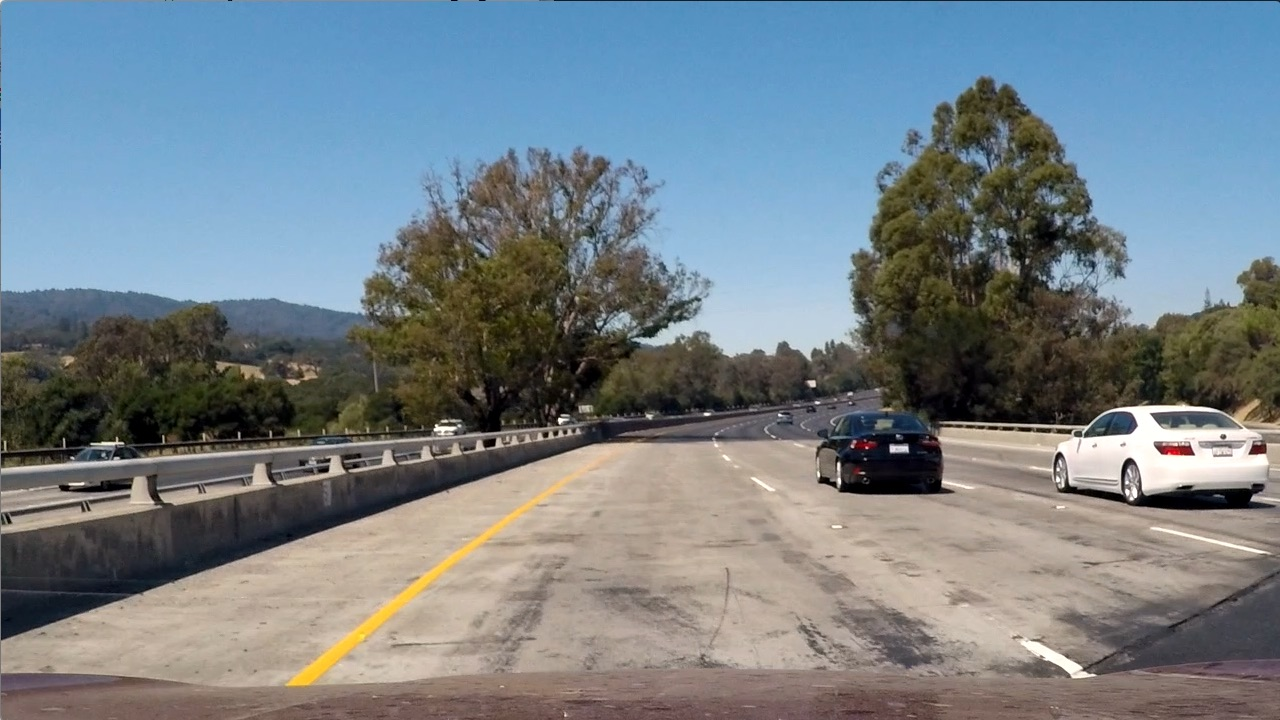
#> input picture Advanced Operation on Lane Lines/TEST_IMAGES/test1.jpg, 1280 x 720 px
$ python Advenced_Lane_Line_Detection_Pipeline.py   (older library calls are emulated)
#> lines starting #> are read from the running program, lines starting #| are printed output that depends on the picture; after the words box and inside, x2 and y2 are one past the last pixel; in counts of white or black regions, pixels touching at a corner belong together
import pickle
import cv2
import numpy as np
import matplotlib.pyplot as plt
from scipy import signal
from moviepy.editor import VideoFileClip
from IPython.display import HTML

with open("Camera_Calibration_Result.p", mode='rb') as f:
#> (reads Advanced Operation on Lane Lines/Camera_Calibration_Result.p from the repository)
    camera_calib = pickle.load(f)
mtx = camera_calib["cameraMatrix"]
dist = camera_calib["distCoeffs"]
prev_left_coeffs = None
prev_right_coeffs = None

def abs_sobel_thresh(img, orient='x', thresh=(0, 255)):
    # 1) Convert to grayscale
    gray = cv2.cvtColor(img, cv2.COLOR_RGB2GRAY)
    # 2) Take the derivative in x or y given orient = 'x' or 'y'
    if orient == 'x':
        derivative = cv2.Sobel(gray, cv2.CV_64F, 1, 0)
    elif orient == 'y':
        derivative = cv2.Sobel(gray, cv2.CV_64F, 0, 1)
    else:
        print("Error: orient must be either x or y.")
        derivative = 0
    # 3) Take the absolute value of the derivative or gradient
    abs_derivative = np.absolute(derivative)
    # 4) Scale to 8-bit (0 - 255) then convert to type = np.uint8
    scaled_sobel = np.uint8(255 * abs_derivative / np.max(abs_derivative))
    # 5) Create a mask of 1's where the scaled gradient magnitude is > thresh_min and < thresh_max
    # So there are 1s where #s are within our thresholds and 0s otherwise.
    grad_binary = np.zeros_like(scaled_sobel)
    grad_binary[(scaled_sobel >= thresh[0]) & (scaled_sobel <= thresh[1])] = 1
    # 6) Return this mask as your binary_output image
    return grad_binary

def mag_thresh(img, mag_thresh=(0, 255)):
    # 1) Convert to grayscale
    gray = cv2.cvtColor(img, cv2.COLOR_RGB2GRAY)
    # 2) Take the gradient in x and y separately
    sobelx = cv2.Sobel(gray, cv2.CV_64F, 1, 0)
    sobely = cv2.Sobel(gray, cv2.CV_64F, 0, 1)
    # 3) Calculate the magnitude
    abs_sobelxy = np.sqrt(sobelx ** 2 + sobely ** 2)
    # 5) Scale to 8-bit (0 - 255) and convert to type = np.uint8
    scaled_sobel = np.uint8(255 * abs_sobelxy / np.max(abs_sobelxy))
    # 6) Create a binary mask where mag thresholds are met
    mag_binary = np.zeros_like(scaled_sobel)
    mag_binary[(scaled_sobel >= mag_thresh[0]) & (scaled_sobel <= mag_thresh[1])] = 1
    # 7) Return this mask as your binary_output image
    return mag_binary

def dir_threshold(image, sobel_kernel=3, thresh=(0, np.pi / 2)):
    # 1) Convert to grayscale
    gray = cv2.cvtColor(image, cv2.COLOR_RGB2GRAY)
    # 2) Take the gradient in x and y separately
    sobelx = cv2.Sobel(gray, cv2.CV_64F, 1, 0, ksize=sobel_kernel)
    sobely = cv2.Sobel(gray, cv2.CV_64F, 0, 1, ksize=sobel_kernel)
    # 3) Take the absolute value of the x and y gradients
    abs_sobelx = np.absolute(sobelx)
    abs_sobely = np.absolute(sobely)
    # 4) Use np.arctan2(abs_sobely, abs_sobelx) to calculate the direction of the gradient
    abs_grad_dir = np.arctan2(abs_sobely, abs_sobelx)
    # 5) Create a binary mask where direction thresholds are met
    dir_binary = np.zeros_like(abs_grad_dir)
    dir_binary[(abs_grad_dir >= thresh[0]) & (abs_grad_dir <= thresh[1])] = 1
    # 6) Return this mask as your binary_output image
    return dir_binary

def apply_thresholds(image, ksize=3):
    # Apply each of the thresholding functions
    gradx = abs_sobel_thresh(image, orient='x', thresh=(150, 255))
    grady = abs_sobel_thresh(image, orient='y', thresh=(70, 200))
    mag_binary = mag_thresh(image, mag_thresh=(70, 255))
    dir_binary = dir_threshold(image, sobel_kernel=ksize, thresh=(0.1, 1.5))
    # Combine thresholds
    combined = np.zeros_like(dir_binary)
    combined[((gradx == 1) & (grady == 1)) | ((mag_binary == 1) & (dir_binary == 1))] = 1
    return combined

def plausible_curvature(left_curverad, right_curverad):
    if right_curverad < 500 or left_curverad < 500:
        return False
    else:
        return True

def plausible_continuation_of_traces(left_coeffs, right_coeffs, prev_left_coeffs, prev_right_coeffs):
    if prev_left_coeffs == None or prev_right_coeffs == None:
        return True
    b_left = np.absolute(prev_left_coeffs[1] - left_coeffs[1])
    b_right = np.absolute(prev_right_coeffs[1] - right_coeffs[1])
    if b_left > 0.5 or b_right > 0.5:
        return False
    else:
        return True


def apply_threshold_v2(image, x_grad_thresh=(20,100), s_thresh=(170,255)):
    # Grayscale image
    gray = cv2.cvtColor(image, cv2.COLOR_RGB2GRAY)
    # Sobel x
    sobelx = cv2.Sobel(gray, cv2.CV_64F, 1, 0) # Take the derivative in x
    abs_sobelx = np.absolute(sobelx) # Absolute x derivative to accentuate lines away from horizontal
    scaled_sobel = np.uint8(255*abs_sobelx/np.max(abs_sobelx))
    # Threshold x gradient
    sxbinary = np.zeros_like(scaled_sobel)
    sxbinary[(scaled_sobel >= x_grad_thresh[0]) & (scaled_sobel <= x_grad_thresh[1])] = 1
    # Threshold colour channel
    # Convert to HLS colour space and separate the S channel
    # image is the undistorted image
    hls = cv2.cvtColor(image, cv2.COLOR_RGB2HLS)
    s_channel = hls[:,:,2]
    # Threshold colour channel
    s_binary = np.zeros_like(s_channel)
    s_binary[(s_channel >= s_thresh[0]) & (s_channel <= s_thresh[1])] = 1
    # Stack each channel to view their individual contributions in green and blue respectively
    # This returns a stack of the two binary images, whose components you can see as different colors
    color_binary = np.dstack(( np.zeros_like(sxbinary), sxbinary, s_binary))
    # Combine the two binary thresholds
    combined_binary = np.zeros_like(sxbinary)
    combined_binary[(s_binary == 1) | (sxbinary == 1)] = 1
    return combined_binary

def get_pixel_in_window(image, x_center, y_center, size):
    # image: binary image
    # x_center: x coordinate of the window center
    # y_center: y coordinate of the window center
    # size: size of the window in pixel
    # return: x, y of detected pixels
    half_size = size // 2
    window = image[int(y_center - half_size):int(y_center + half_size), int(x_center - half_size):int(x_center + half_size)]
    x, y = (window.T == 1).nonzero()
    x = x + x_center - half_size
    y = y + y_center - half_size
    return x, y

def collapse_into_single_arrays(leftx, lefty, rightx, righty):
    leftx = [x for array in leftx for x in array]
    lefty = [x for array in lefty for x in array]
    rightx = [x for array in rightx for x in array]
    righty = [x for array in righty for x in array]
    leftx = np.array(leftx)
    lefty = np.array(lefty)
    rightx = np.array(rightx)
    righty = np.array(righty)
    return leftx, lefty, rightx, righty

def histogram_pixels(warped_thresholded_image, offset=50, steps=6, window_radius=200, median_filter_kernel_size=51, horizontal_offset=50):
    # Initialize arrays
    left_x = []
    left_y = []
    right_x = []
    right_y = []
    # Parameters
    height = warped_thresholded_image.shape[0]
    offset_height = height - offset
    width = warped_thresholded_image.shape[1]
    half_frame = warped_thresholded_image.shape[1] // 2
    pixels_per_step = offset_height / steps
    for step in range(steps):
        left_x_window_centres = []
        right_x_window_centres = []
        y_window_centres = []
        # Define the window (horizontal slice)
        window_start_y = height - (step * pixels_per_step) + offset
        window_end_y = window_start_y - pixels_per_step + offset
        # Take a count of all the pixels at each x-value in the horizontal slice
        histogram = np.sum(warped_thresholded_image[int(window_end_y):int(window_start_y), int(horizontal_offset):int(width - horizontal_offset)], axis=0)
        # plt.plot(histogram)
        # Smoothen the histogram
        histogram_smooth = signal.medfilt(histogram, median_filter_kernel_size)
        # plt.plot(histogram_smooth)
        # Identify the left and right peaks
        left_peaks = np.array(signal.find_peaks_cwt(histogram_smooth[:half_frame], np.arange(1, 10)))
        right_peaks = np.array(signal.find_peaks_cwt(histogram_smooth[half_frame:], np.arange(1, 10)))
        if len(left_peaks) > 0:
            left_peak = max(left_peaks)
            left_x_window_centres.append(left_peak)
        if len(right_peaks) > 0:
            right_peak = max(right_peaks) + half_frame
            right_x_window_centres.append(right_peak)
        # Add coordinates to window centres
        if len(left_peaks) > 0 or len(right_peaks) > 0:
            y_window_centres.append((window_start_y + window_end_y) // 2)
        # Get pixels in the left window
        for left_x_centre, y_centre in zip(left_x_window_centres, y_window_centres):
            left_x_additional, left_y_additional = get_pixel_in_window(warped_thresholded_image, left_x_centre, y_centre, window_radius)
            # plt.scatter(left_x_additional, left_y_additional)
            # Add pixels to list
            left_x.append(left_x_additional)
            left_y.append(left_y_additional)
        # Get pixels in the right window
        for right_x_centre, y_centre in zip(right_x_window_centres, y_window_centres):
            right_x_additional, right_y_additional = get_pixel_in_window(warped_thresholded_image, right_x_centre, y_centre, window_radius)
            # plt.scatter(right_x_additional, right_y_additional)
            # Add pixels to list
            right_x.append(right_x_additional)
            right_y.append(right_y_additional)
    if len(right_x) == 0 or len(left_x) == 0:
        print("Init no peaks for left or right")
        print("left_x: ", left_x)
        print("right_x: ", right_x)
        horizontal_offset = 0
        left_x = []
        left_y = []
        right_x = []
        right_y = []
        for step in range(steps):
            left_x_window_centres = []
            right_x_window_centres = []
            y_window_centres = []
            # Define the window (horizontal slice)
            window_start_y = height - (step * pixels_per_step) + offset
            window_end_y = window_start_y - pixels_per_step + offset
            # Take a count of all the pixels at each x-value in the horizontal slice
            histogram = np.sum(warped_thresholded_image[int(window_end_y):int(window_start_y), int(horizontal_offset):int(width - horizontal_offset)], axis=0)
            # plt.plot(histogram)
            # Smoothen the histogram
            histogram_smooth = signal.medfilt(histogram, median_filter_kernel_size)
            # plt.plot(histogram_smooth)
            # Identify the left and right peaks
            left_peaks = np.array(signal.find_peaks_cwt(histogram_smooth[:half_frame], np.arange(1, 10)))
            right_peaks = np.array(signal.find_peaks_cwt(histogram_smooth[half_frame:], np.arange(1, 10)))
            if len(left_peaks) > 0:
                left_peak = max(left_peaks)
                left_x_window_centres.append(left_peak)
            if len(right_peaks) > 0:
                right_peak = max(right_peaks) + half_frame
                right_x_window_centres.append(right_peak)
            # Add coordinates to window centres
            if len(left_peaks) > 0 or len(right_peaks) > 0:
                y_window_centres.append((window_start_y + window_end_y) // 2)
            # Get pixels in the left window
            for left_x_centre, y_centre in zip(left_x_window_centres, y_window_centres):
                left_x_additional, left_y_additional = get_pixel_in_window(warped_thresholded_image, left_x_centre, y_centre, window_radius)
                # plt.scatter(left_x_additional, left_y_additional)
                # Add pixels to list
                left_x.append(left_x_additional)
                left_y.append(left_y_additional)
            # Get pixels in the right window
            for right_x_centre, y_centre in zip(right_x_window_centres, y_window_centres):
                right_x_additional, right_y_additional = get_pixel_in_window(warped_thresholded_image, right_x_centre, y_centre, window_radius)
                # plt.scatter(right_x_additional, right_y_additional)
                # Add pixels to list
                right_x.append(right_x_additional)
                right_y.append(right_y_additional)
    return collapse_into_single_arrays(left_x, left_y, right_x, right_y)

def fit_second_order_poly(indep, dep, return_coeffs=False):
    fit = np.polyfit(indep, dep, 2)
    fitdep = fit[0]*indep**2 + fit[1]*indep + fit[2]
    if return_coeffs == True:
        return fitdep, fit
    else:
        return fitdep

def draw_poly(image, poly, poly_coeffs, steps, color=[255, 0, 0], thickness=10, dashed=False):
    image_height = image.shape[0]
    pixels_per_step = image_height // steps
    for i in range(steps):
        start = i * pixels_per_step
        end = start + pixels_per_step
        start_point = (int(poly(start, poly_coeffs=poly_coeffs)), start)
        end_point = (int(poly(end, poly_coeffs=poly_coeffs)), end)
        if dashed == False or i % 2 == 1:
            image = cv2.line(image, end_point, start_point, color, thickness)
    return image

def lane_poly(yval, poly_coeffs):
    # Returns x value for poly given a y-value. (x = Ay^2 + By + C)
    return poly_coeffs[0]*yval**2 + poly_coeffs[1]*yval + poly_coeffs[2]

def evaluate_poly(indep, poly_coeffs):
    return poly_coeffs[0]*indep**2 + poly_coeffs[1]*indep + poly_coeffs[2]

def highlight_lane_line_area(mask_template, left_poly, right_poly, start_y=0, end_y =720):
    area_mask = mask_template
    for y in range(start_y, end_y):
        left = evaluate_poly(y, left_poly)
        right = evaluate_poly(y, right_poly)
        area_mask[y][int(left):int(right)] = 1
    return area_mask

def center(y, left_poly, right_poly):
    return (1.5 * evaluate_poly(y, left_poly) - evaluate_poly(y, right_poly)) / 2

def add_figures_to_image(image, curvature, vehicle_position, min_curvature, left_coeffs=(0,0,0), right_coeffs=(0,0,0)):
    # Convert from pixels to meters
    vehicle_position = vehicle_position / 12800 * 3.7
    curvature = curvature / 128 * 3.7
    min_curvature = min_curvature / 128 * 3.7
    font = cv2.FONT_HERSHEY_SIMPLEX
    cv2.putText(image, 'Radius of Curvature = %d(m)' % curvature, (50, 50), font, 1, (255, 255, 255), 2)
    left_or_right = "Left" if vehicle_position < 0 else "Right"
    cv2.putText(image, 'Vehicle is %.2fm %s of Center' % (np.abs(vehicle_position), left_or_right), (50, 100), font, 1, (255, 255, 255), 2)
    cv2.putText(image, 'Min Radius of Curvature = %d(m)' % min_curvature, (50, 150), font, 1, (255, 255, 255), 2)
    cv2.putText(image, 'Left Poly Coefficients = %.3f %.3f %.3f' % (left_coeffs[0], left_coeffs[1], left_coeffs[2]), (50, 200), font, 1, (255, 255, 255), 2)
    cv2.putText(image, 'Right Poly Coefficients = %.3f %.3f %.3f' % (right_coeffs[0], right_coeffs[1], right_coeffs[2]), (50, 250), font, 1, (255, 255, 255), 2)

def image_pipeline(file, filepath=False):
#> called with file = 'TEST_IMAGES/test1.jpg', filepath = True
    global prev_left_coeffs
    global prev_right_coeffs
    plt.clf()
#> (this line was passed over: IPython is not available in this run)
    if filepath == True:
        # Read in image
        raw = cv2.imread(file)
#> raw is the input picture: shape (720, 1280, 3); mean B, G, R 135.5, 128.7, 117.5
    else:
        raw = file
    # Parameters
    imshape = raw.shape
    src = np.float32([[120, 720], [550, 470], [700, 470], [1160, 720]])
    dst = np.float32([[200, 720], [200, 0], [1080, 0], [1080, 720]])
    M = cv2.getPerspectiveTransform(src, dst)
    Minv = cv2.getPerspectiveTransform(dst, src)
    blank_canvas = np.zeros((720, 1280))
    colour_canvas = cv2.cvtColor(blank_canvas.astype(np.uint8), cv2.COLOR_GRAY2RGB)
#> colour_canvas: shape (720, 1280, 3); every value is 0
    # Apply distortion correction to raw image
    image = cv2.undistort(raw, mtx, dist, None, mtx)
    # Option I
    combined = apply_thresholds(image)
#> in abs_sobel_thresh, `gray = cv2.cvtColor(img, cv2.COLOR_RGB2GRAY)`:
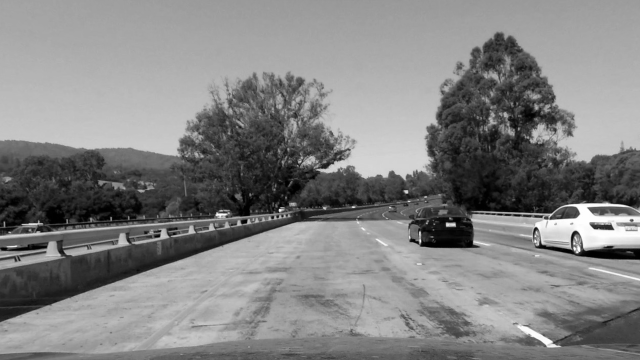
#> gray: shape (720, 1280) (shown at 1/2 size); min 0, max 255, mean 130.7
#> in apply_thresholds, `gradx = abs_sobel_thresh(image, orient='x', thresh=(150, 255))`:
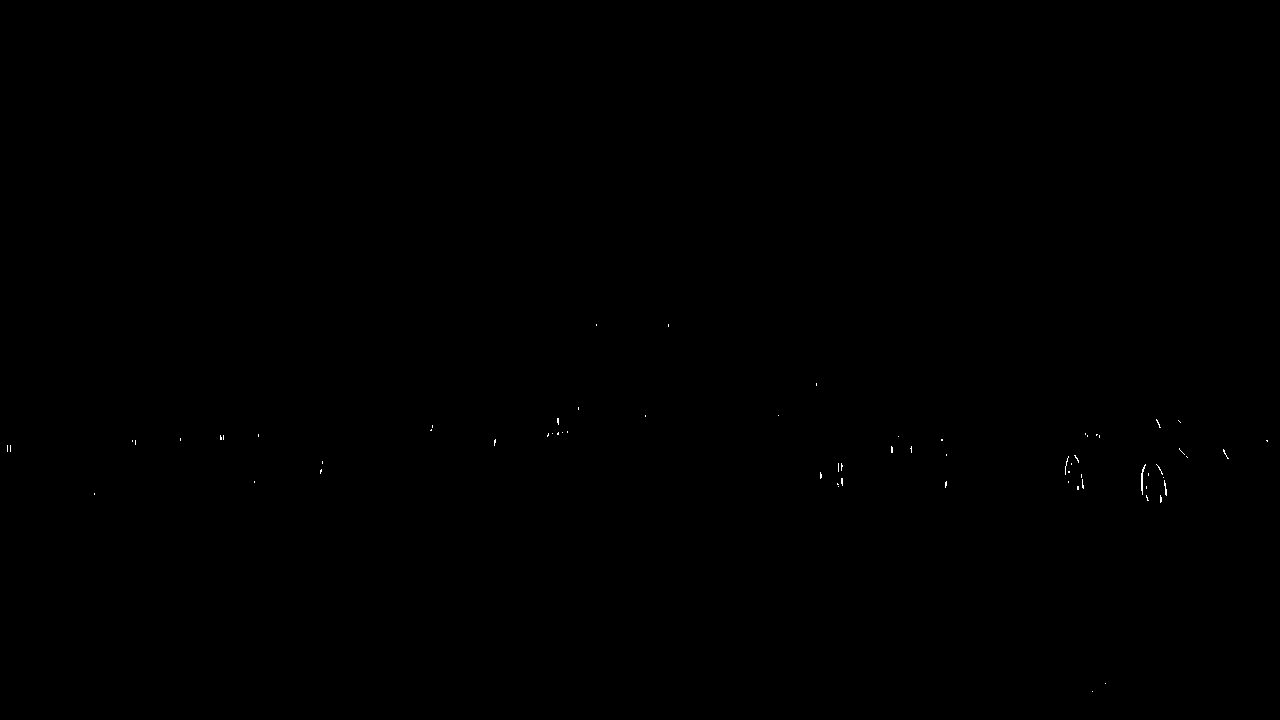
#> gradx: shape (720, 1280); values 0 (black) and 1 (white), 0.05% white in thin lines or dots, all inside (x1, y1, x2, y2) = (7, 324, 1268, 692)
#> call 2 of abs_sobel_thresh, with orient = 'y', thresh = (70, 200)
#> in abs_sobel_thresh (call 2), `derivative = cv2.Sobel(gray, cv2.CV_64F, 0, 1)`:
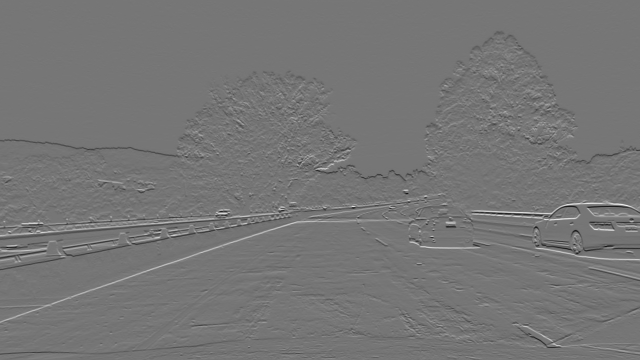
#> derivative: shape (720, 1280) float64 (shown at 1/2 size); min -686, max 793, mean -0.6; drawn with min black and max white
#> in apply_thresholds, `mag_binary = mag_thresh(image, mag_thresh=(70, 255))`:
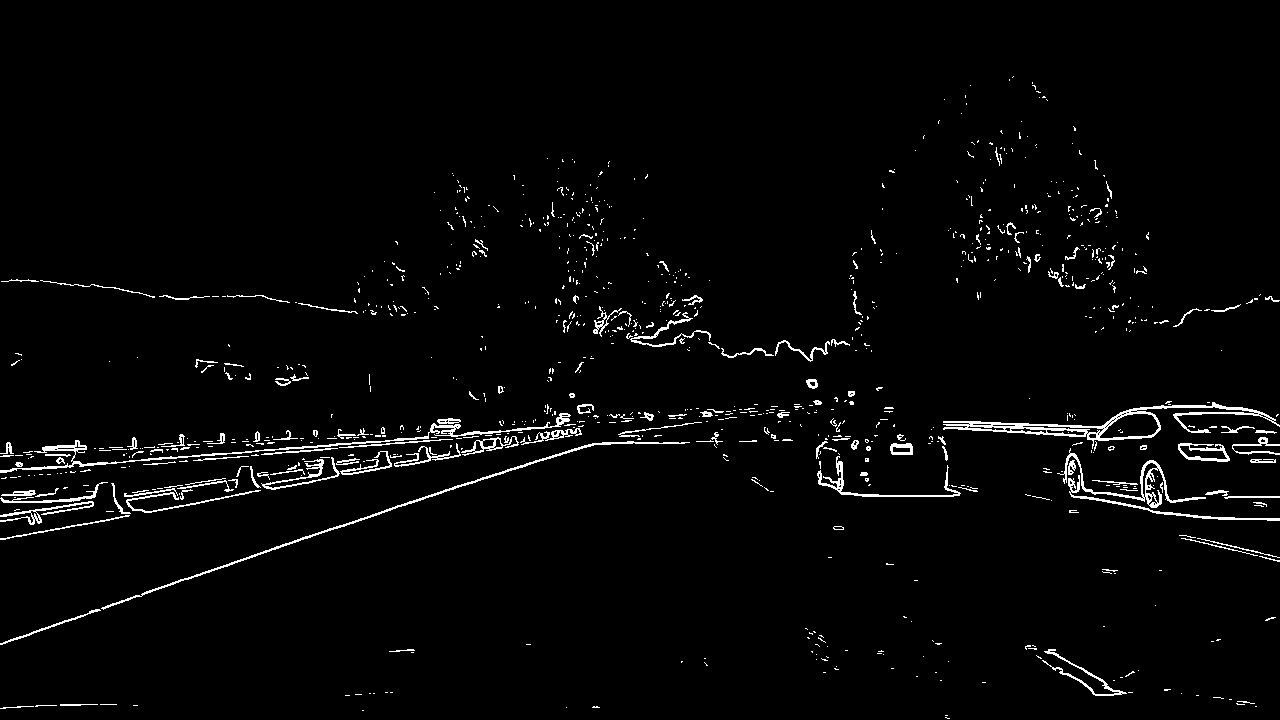
#> mag_binary: shape (720, 1280); values 0 (black) and 1 (white), 2.5% white in thin lines or dots, all inside (x1, y1, x2, y2) = (0, 76, 1280, 719)
#> (the rest of the program and of its run is left out)
